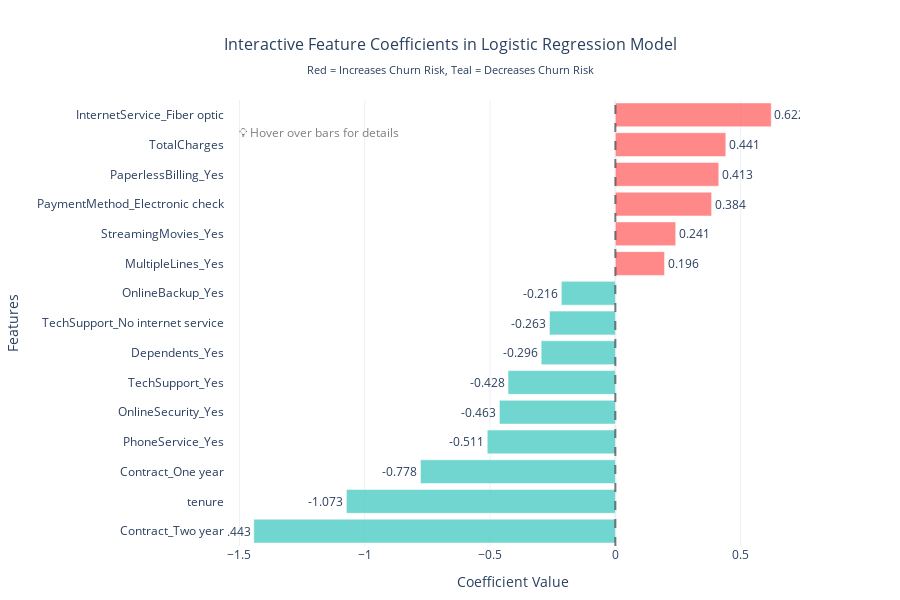
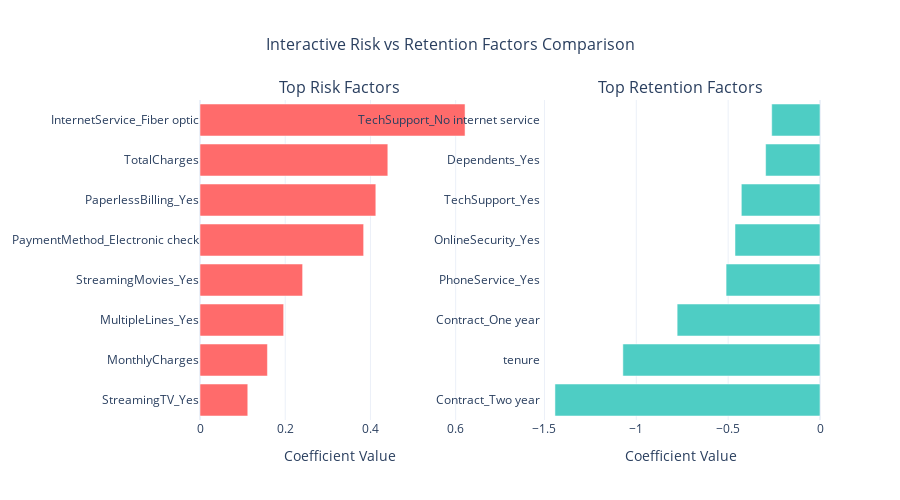

The cell these charts' notebook holds for them, in order:
### Markdown cell above
### Feature Coefficients Analysis

The analysis above extracts and ranks all features by their absolute coefficient values from our trained Logistic Regression model. 

**Important Note about Coefficients:**
- **These are NOT correlation values** - they are **logistic regression coefficients** (also called log-odds coefficients)
- **Coefficients can be any value** - there's no limit like -1 to +1 (unlike correlation coefficients)
- **Positive coefficients** increase the log-odds of churn (increase churn probability)
- **Negative coefficients** decrease the log-odds of churn (decrease churn probability)
- **Magnitude indicates strength** - larger absolute values mean stronger influence on the prediction

**Interpretation:**
- A coefficient of **-1.443** for "Contract_Two year" means that having a two-year contract strongly decreases the log-odds of churning
- A coefficient of **0.622** for "InternetService_Fiber optic" means that having fiber optic service moderately increases the log-odds of churning
- The coefficient represents the change in log-odds for a one-unit change in that feature (holding all other features constant)

The ranking helps identify which customer characteristics have the strongest influence on churn decisions.

### Code cell
# Create interactive visualizations of feature importance
import plotly.graph_objects as go
import plotly.express as px
from plotly.subplots import make_subplots

# Plot top 15 features with interactive Plotly
top_features = feature_importance_df.head(15)
colors = ['#FF6B6B' if coef > 0 else '#4ECDC4' for coef in top_features['Coefficient']]
hover_text = [f"<b>{feature}</b><br>Coefficient: {coef:.4f}<br>Impact: {'Increases' if coef > 0 else 'Decreases'} Churn Risk" 
              for feature, coef in zip(top_features['Feature'], top_features['Coefficient'])]

fig = go.Figure()

# Add horizontal bar chart
fig.add_trace(go.Bar(
    y=top_features['Feature'],
    x=top_features['Coefficient'],
    orientation='h',
    marker=dict(color=colors, opacity=0.8),
    text=[f"{coef:.3f}" for coef in top_features['Coefficient']],
    textposition='outside',
    hovertemplate=hover_text,
    name='Feature Coefficients'
))

# Add vertical line at x=0
fig.add_vline(x=0, line_width=2, line_dash="dash", line_color="black", opacity=0.5)

# Update layout
fig.update_layout(
    title={
        'text': 'Interactive Feature Coefficients in Logistic Regression Model<br><sub>Red = Increases Churn Risk, Teal = Decreases Churn Risk</sub>',
        'x': 0.5,
        'xanchor': 'center',
        'font': {'size': 16}
    },
    xaxis_title="Coefficient Value",
    yaxis_title="Features",
    height=600,
    width=900,
    showlegend=False,
    yaxis={'categoryorder': 'total ascending'},
    template='plotly_white',
    margin=dict(l=200, r=100, t=100, b=50)
)

# Add annotations
fig.add_annotation(
    x=0.02, y=0.95,
    xref="paper", yref="paper",
    text="💡 Hover over bars for details",
    showarrow=False,
    font=dict(size=12, color="gray"),
    align="left"
)

fig.show()

# Create an additional interactive comparison chart
fig2 = make_subplots(
    rows=1, cols=2,
    subplot_titles=('Top Risk Factors', 'Top Retention Factors'),
    specs=[[{"type": "bar"}, {"type": "bar"}]]
)

# Risk factors (positive coefficients)
risk_factors = feature_importance_df[feature_importance_df['Coefficient'] > 0].head(8)
fig2.add_trace(
    go.Bar(
        y=risk_factors['Feature'],
        x=risk_factors['Coefficient'],
        orientation='h',
        marker_color='#FF6B6B',
        name='Risk Factors',
        hovertemplate="<b>%{y}</b><br>Coefficient: %{x:.4f}<br>Increases Churn Risk<extra></extra>"
    ),
    row=1, col=1
)

# Retention factors (negative coefficients)
retention_factors = feature_importance_df[feature_importance_df['Coefficient'] < 0].head(8)
fig2.add_trace(
    go.Bar(
        y=retention_factors['Feature'],
        x=retention_factors['Coefficient'],
        orientation='h',
        marker_color='#4ECDC4',
        name='Retention Factors',
        hovertemplate="<b>%{y}</b><br>Coefficient: %{x:.4f}<br>Decreases Churn Risk<extra></extra>"
    ),
    row=1, col=2
)

fig2.update_layout(
    title={
        'text': 'Interactive Risk vs Retention Factors Comparison',
        'x': 0.5,
        'xanchor': 'center',
        'font': {'size': 16}
    },
    height=500,
    showlegend=False,
    template='plotly_white'
)

fig2.update_xaxes(title_text="Coefficient Value")
fig2.update_yaxes(categoryorder='total ascending')

fig2.show()

# Create a summary of positive vs negative influences
positive_features = feature_importance_df[feature_importance_df['Coefficient'] > 0].head(10)
negative_features = feature_importance_df[feature_importance_df['Coefficient'] < 0].head(10)

print("\n" + "="*80)
print("FEATURE IMPACT ANALYSIS")
print("="*80)

print(f"\n🔴 TOP CHURN RISK FACTORS (Positive Coefficients):")
print("-" * 50)
for idx, row in positive_features.iterrows():
    print(f"• {row['Feature']:<35} | Coefficient: {row['Coefficient']:>6.3f}")

print(f"\n🔵 TOP RETENTION FACTORS (Negative Coefficients):")
print("-" * 50)
for idx, row in negative_features.iterrows():
    print(f"• {row['Feature']:<35} | Coefficient: {row['Coefficient']:>6.3f}")

### Figure 1 — Plotly figure (JSON) as saved in the notebook; plotly's stock layout.template omitted (floating-point values rounded to 4 significant figures)
{"data": [{"hovertemplate": ["<b>Contract_Two year</b><br>Coefficient: -1.4428<br>Impact: Decreases Churn Risk", "<b>tenure</b><br>Coefficient: -1.0731<br>Impact: Decreases Churn Risk", "<b>Contract_One year</b><br>Coefficient: -0.7776<br>Impact: Decreases Churn Risk", "<b>InternetService_Fiber optic</b><br>Coefficient: 0.6220<br>Impact: Increases Churn Risk", "<b>PhoneService_Yes</b><br>Coefficient: -0.5112<br>Impact: Decreases Churn Risk", "<b>OnlineSecurity_Yes</b><br>Coefficient: -0.4627<br>Impact: Decreases Churn Risk", "<b>TotalCharges</b><br>Coefficient: 0.4407<br>Impact: Increases Churn Risk", "<b>TechSupport_Yes</b><br>Coefficient: -0.4282<br>Impact: Decreases Churn Risk", "<b>PaperlessBilling_Yes</b><br>Coefficient: 0.4126<br>Impact: Increases Churn Risk", "<b>PaymentMethod_Electronic check</b><br>Coefficient: 0.3840<br>Impact: Increases Churn Risk", "<b>Dependents_Yes</b><br>Coefficient: -0.2960<br>Impact: Decreases Churn Risk", "<b>TechSupport_No internet service</b><br>Coefficient: -0.2629<br>Impact: Decreases Churn Risk", "<b>StreamingMovies_Yes</b><br>Coefficient: 0.2408<br>Impact: Increases Churn Risk", "<b>OnlineBackup_Yes</b><br>Coefficient: -0.2156<br>Impact: Decreases Churn Risk", "<b>MultipleLines_Yes</b><br>Coefficient: 0.1963<br>Impact: Increases Churn Risk"], "marker": {"color": ["#4ECDC4", "#4ECDC4", "#4ECDC4", "#FF6B6B", "#4ECDC4", "#4ECDC4", "#FF6B6B", "#4ECDC4", "#FF6B6B", "#FF6B6B", "#4ECDC4", "#4ECDC4", "#FF6B6B", "#4ECDC4", "#FF6B6B"], "opacity": 0.8}, "name": "Feature Coefficients", "orientation": "h", "text": ["-1.443", "-1.073", "-0.778", "0.622", "-0.511", "-0.463", "0.441", "-0.428", "0.413", "0.384", "-0.296", "-0.263", "0.241", "-0.216", "0.196"], "textposition": "outside", "type": "bar", "x": [-1.443, -1.073, -0.7776, 0.622, -0.5112, -0.4627, 0.4407, -0.4282, 0.4126, 0.384, -0.296, -0.2629, 0.2408, -0.2156, 0.1963], "y": ["Contract_Two year", "tenure", "Contract_One year", "InternetService_Fiber optic", "PhoneService_Yes", "OnlineSecurity_Yes", "TotalCharges", "TechSupport_Yes", "PaperlessBilling_Yes", "PaymentMethod_Electronic check", "Dependents_Yes", "TechSupport_No internet service", "StreamingMovies_Yes", "OnlineBackup_Yes", "MultipleLines_Yes"]}], "layout": {"annotations": [{"align": "left", "font": {"color": "gray", "size": 12}, "showarrow": false, "text": "💡 Hover over bars for details", "x": 0.02, "xref": "paper", "y": 0.95, "yref": "paper"}], "height": 600, "margin": {"b": 50, "l": 200, "r": 100, "t": 100}, "shapes": [{"line": {"color": "black", "dash": "dash", "width": 2}, "opacity": 0.5, "type": "line", "x0": 0, "x1": 0, "xref": "x", "y0": 0, "y1": 1, "yref": "y domain"}], "showlegend": false, "title": {"font": {"size": 16}, "text": "Interactive Feature Coefficients in Logistic Regression Model<br><sub>Red = Increases Churn Risk, Teal = Decreases Churn Risk</sub>", "x": 0.5, "xanchor": "center"}, "width": 900, "xaxis": {"title": {"text": "Coefficient Value"}}, "yaxis": {"categoryorder": "total ascending", "title": {"text": "Features"}}}}

### Figure 2 — Plotly figure (JSON) as saved in the notebook; plotly's stock layout.template omitted (floating-point values rounded to 4 significant figures)
{"data": [{"hovertemplate": "<b>%{y}</b><br>Coefficient: %{x:.4f}<br>Increases Churn Risk<extra></extra>", "marker": {"color": "#FF6B6B"}, "name": "Risk Factors", "orientation": "h", "type": "bar", "x": [0.622, 0.4407, 0.4126, 0.384, 0.2408, 0.1963, 0.1582, 0.1121], "xaxis": "x", "y": ["InternetService_Fiber optic", "TotalCharges", "PaperlessBilling_Yes", "PaymentMethod_Electronic check", "StreamingMovies_Yes", "MultipleLines_Yes", "MonthlyCharges", "StreamingTV_Yes"], "yaxis": "y"}, {"hovertemplate": "<b>%{y}</b><br>Coefficient: %{x:.4f}<br>Decreases Churn Risk<extra></extra>", "marker": {"color": "#4ECDC4"}, "name": "Retention Factors", "orientation": "h", "type": "bar", "x": [-1.443, -1.073, -0.7776, -0.5112, -0.4627, -0.4282, -0.296, -0.2629], "xaxis": "x2", "y": ["Contract_Two year", "tenure", "Contract_One year", "PhoneService_Yes", "OnlineSecurity_Yes", "TechSupport_Yes", "Dependents_Yes", "TechSupport_No internet service"], "yaxis": "y2"}], "layout": {"annotations": [{"font": {"size": 16}, "showarrow": false, "text": "Top Risk Factors", "x": 0.225, "xanchor": "center", "xref": "paper", "y": 1, "yanchor": "bottom", "yref": "paper"}, {"font": {"size": 16}, "showarrow": false, "text": "Top Retention Factors", "x": 0.775, "xanchor": "center", "xref": "paper", "y": 1, "yanchor": "bottom", "yref": "paper"}], "height": 500, "showlegend": false, "title": {"font": {"size": 16}, "text": "Interactive Risk vs Retention Factors Comparison", "x": 0.5, "xanchor": "center"}, "xaxis": {"anchor": "y", "domain": [0, 0.45], "title": {"text": "Coefficient Value"}}, "xaxis2": {"anchor": "y2", "domain": [0.55, 1], "title": {"text": "Coefficient Value"}}, "yaxis": {"anchor": "x", "categoryorder": "total ascending", "domain": [0, 1]}, "yaxis2": {"anchor": "x2", "categoryorder": "total ascending", "domain": [0, 1]}}}
